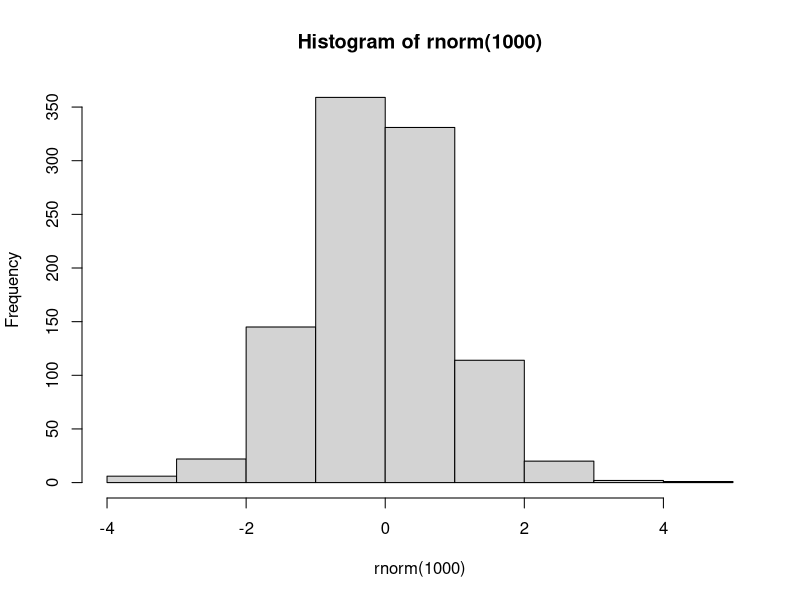

R code for this plot:
## ---- chunk 1
knitr::opts_chunk$set(echo = FALSE)

# Learn more about creating websites with Distill at:
# https://rstudio.github.io/distill/website.html

# Learn more about publishing to GitHub Pages at:
# https://rstudio.github.io/distill/publish_website.html#github-pages

## ---- chunk 2
hist(rnorm(1000))
